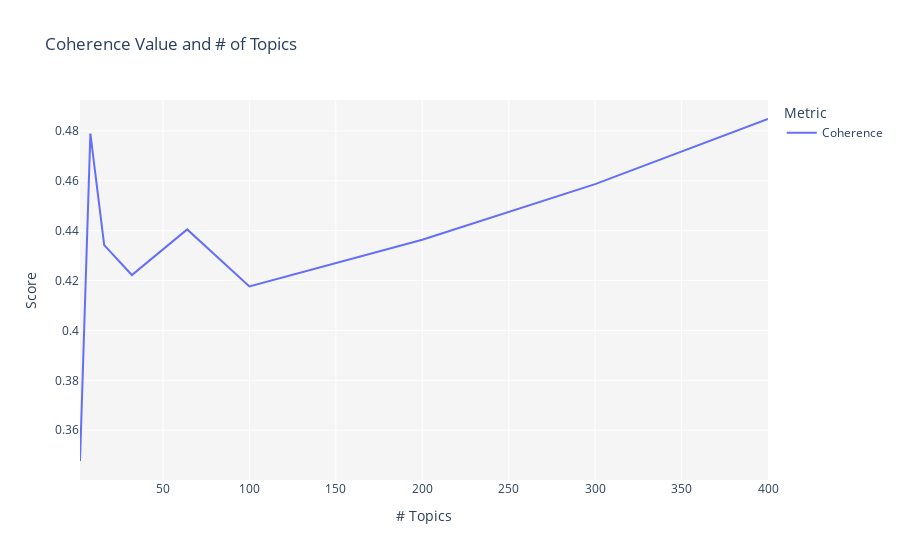

Notebook code for this chart:
### Code cell
tuned_unsupervised = tune_model(model = 'lda', multi_core = True)

### Figure 1 — Plotly figure (JSON) as saved in the notebook; plotly's stock layout.template omitted (floating-point values rounded to 4 significant figures)
{"data": [{"hovertemplate": "Metric=Coherence<br># Topics=%{x}<br>Score=%{y}<extra></extra>", "legendgroup": "Coherence", "line": {"color": "#636efa", "dash": "solid", "shape": "linear"}, "mode": "lines", "name": "Coherence", "orientation": "v", "showlegend": true, "type": "scatter", "x": [2, 4, 8, 16, 32, 64, 100, 200, 300, 400], "xaxis": "x", "y": [0.3477, 0.3886, 0.4789, 0.4342, 0.4222, 0.4405, 0.4177, 0.4363, 0.4586, 0.4848], "yaxis": "y"}], "layout": {"legend": {"title": {"text": "Metric"}, "tracegroupgap": 0}, "plot_bgcolor": "rgb(245,245,245)", "title": {"text": "Coherence Value and # of Topics"}, "xaxis": {"anchor": "y", "domain": [0, 1], "title": {"text": "# Topics"}}, "yaxis": {"anchor": "x", "domain": [0, 1], "title": {"text": "Score"}}}}
